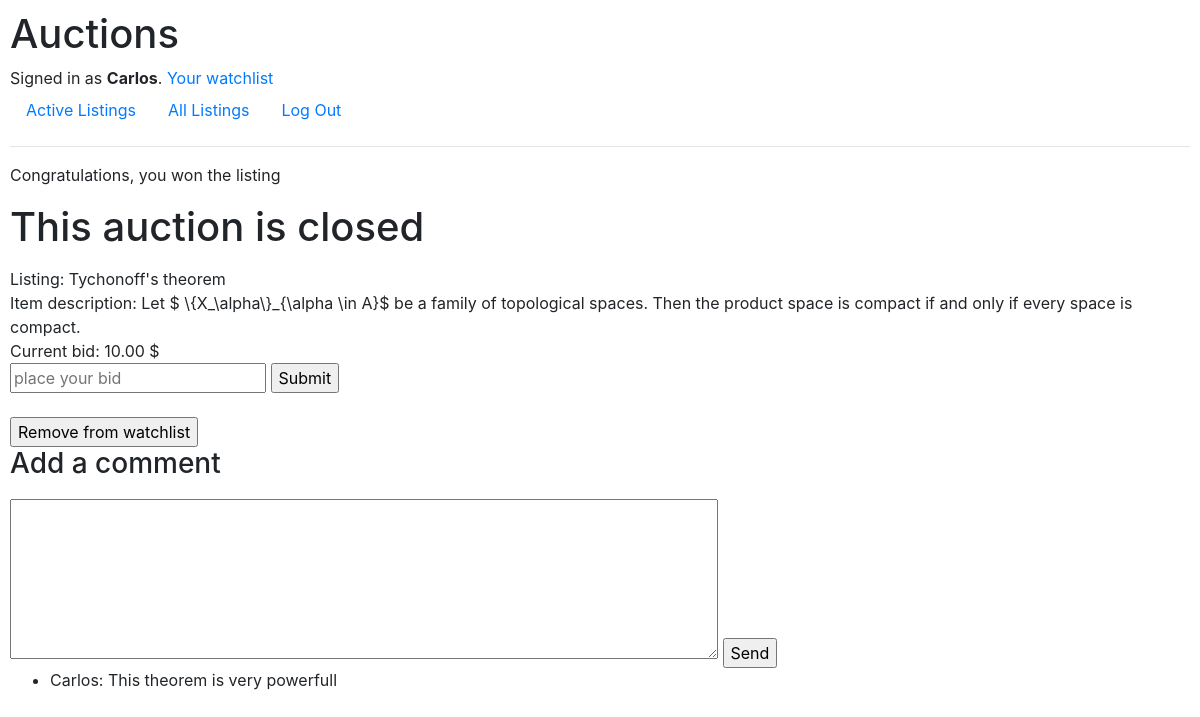
The page /2 (signed in) on the database its author committed.
### auctions/models.py (models this page shows, shortened)
class User(AbstractUser):
    pass

class Listing(models.Model):
    product = models.CharField(max_length=64)
    description = models.CharField(max_length=500)
    minimum_bid = models.ForeignKey(Bid, on_delete=models.CASCADE, default=0, related_name="listing_bid")
    user_owner = models.ForeignKey(User, on_delete=models.CASCADE, related_name="user_listings")
    category = models.ForeignKey(Category, on_delete=models.CASCADE, related_name="listing_category", default=None)
    isActive = models.BooleanField(default=True)
    user_watchlist = models.ManyToManyField(User, blank=True, related_name="user_watchlist", default=None)
    user_bids = models.ManyToManyField(User, blank=True, related_name="user_bids", default= None)

class Bid(models.Model):
    new_bid = models.DecimalField(max_digits=9, decimal_places=2)
    user_bid = models.ForeignKey(User, on_delete=models.CASCADE, related_name="user_bid", default=0)
    def __str__(self):
        return f"{self.new_bid} $"

class Comment(models.Model):
    comment = models.CharField(max_length=250)
    listing = models.ForeignKey(Listing, on_delete=models.CASCADE, related_name="comment", default=None)
    user = models.ForeignKey(User, on_delete=models.CASCADE, related_name="user_comment", default=None)
    def __str__(self):
        return f"{self.user}: {self.comment}"

### auctions/views.py (the view, shortened to what this page needs)
# urls.py: path("<int:listing_id>", views.listing, name="listing"),
def listing(request, listing_id):
    try:
        listing = Listing.objects.get(pk = listing_id)
        allComments = listing.comment.all()
        user = request.user
        if user.is_authenticated:
            if user == listing.user_owner:
                if listing in user.user_watchlist.all():
                    is_in_watchlist = True
                    return render(request, "auctions/listing.html", {
                        "thelist":listing.isActive,
                        "listing": listing.pk,
                        "product": listing.product,
                        "description": listing.description,
                        "price": listing.minimum_bid,
                        "is_in_watchlist":is_in_watchlist,
                        "allComments": allComments,
                        "userisOwner":True,
                        "user":user
                })
    except:
        return render(request, "auctions/error.html", {
            "message": "Something went wrong. The page you are looking for might not exist"
        })

### auctions/templates/auctions/listing.html (shortened to what this page needs)
{% extends "auctions/layout.html" %}
{% block body %}
{% if user == price.user_bid and not thelist %}
Congratulations, you won the listing
{% endif %}
{% if not thelist %}
<p><h1>This auction is closed</h1></p>
{% endif %}
Listing: {{ product }}
<br>
Item description: {{ description }}
<br>
Current bid: {{ price }}
<br>
{% if user.is_authenticated %}
<form method="post" action="{% url 'new_bid' %}">
    <input type="text" placeholder="place your bid" name="bid">
    <input type="submit">
</form>
<br>
{% if is_in_watchlist %}
<form method="post" action="{% url 'removewatchlist' %}">
    <input type="submit" value="Remove from watchlist">
</form>
{% else %}
<form method="post" action="{% url 'addwatchlist' %}">
    {% csrf_token %}
    <input hidden value="{{ listing }}" name="pk">
    <input type="submit" value="Add to your watchlist">
</form>
{% endif %}
{% else %}
Sign in to place a bid or add this item to your watchlist
{% endif %}
<h3>Add a comment</h3>
<form action="{% url 'addcomment' %}" method="POST">
    <textarea name="comment" id="comment"></textarea>
    <input type="submit" value="Send">
</form>
<ul>
    {% for comment in allComments %}
    <li>{{ comment }}</li>
    {% endfor %}
</ul>
{% endblock %}

### auctions/templates/auctions/layout.html (shortened to what this page needs)
{% load static %}
<!DOCTYPE html>
<html lang="en">
<head>
        <link rel="stylesheet" href="https://stackpath.bootstrapcdn.com/bootstrap/4.4.1/css/bootstrap.min.css"
>
    <link href="{% static 'auctions/styles.css' %}" rel="stylesheet">
</head>
<body>
    <h1>Auctions</h1>
    <div>
        {% if user.is_authenticated %}
        Signed in as <strong>{{ user.username }}</strong>.
        <a href="{% url 'user_watchlist' %}">Your watchlist</a>
        {% else %}
        Not signed in.
        {% endif %}
    </div>
    <ul class="nav">
        <li class="nav-item">
            <a class="nav-link" href="{% url 'index' %}">Active Listings</a>
        </li>
        <li class="nav-item">
            <a class="nav-link" href="{% url 'all_li' %}">All Listings</a>
        </li>
        {% if user.is_authenticated %}
        <li class="nav-item">
            <a class="nav-link" href="{% url 'logout' %}">Log Out</a>
        </li>
        {% endif %}
    </ul>
    <hr>
    {% block body %}
    {% endblock %}
</body>
</html>

### auctions/static/auctions/styles.css (style rules this page uses)
body { padding: 10px; }
#comment { height: 20vh; width: 60%; margin-top: 10px }

### rows shown on the page
User: username "Carlos"
Listing: product "Tychonoff's theorem", description "Let $ \\{X_\\alpha\\}_{\\alpha \\in A}$ be a family of topological spaces. Then the product space is compact if and only if every space is compact."
Bid: new_bid "10.00 $"
Comment: user+comment "Carlos: This theorem is very powerfull"
